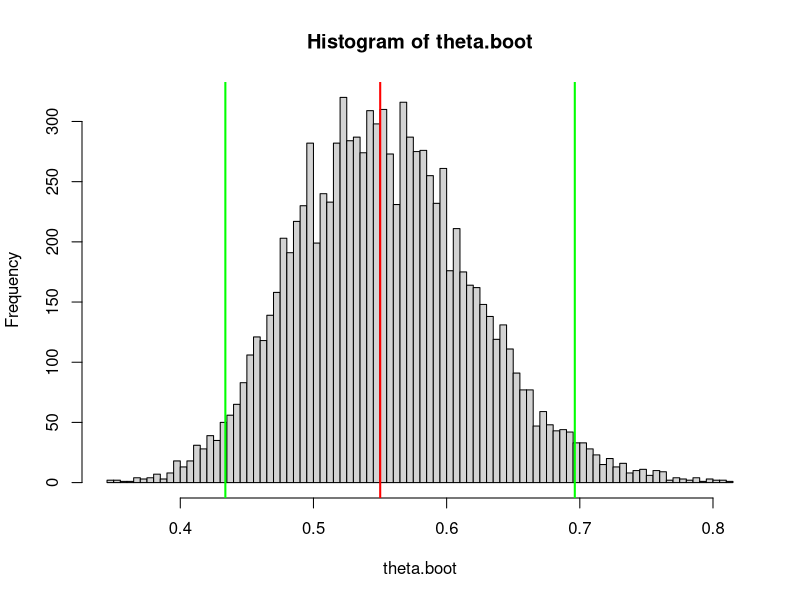

This chart was generated by the following R code:
## ---- chunk 1
knitr::opts_chunk$set(echo = TRUE)
## ---- chunk 2
labels = c("nattacks","nsubjects")
aspirin = c(104,11037)
placebo = c(189,11034)
data = data.frame(aspirin,placebo)
rownames(data) = labels
data
## ---- chunk 3
rate = function(v) v[1]/v[2]
theta.hat = rate(data$aspirin)/rate(data$placebo)
theta.hat
## ---- chunk 4
population.one = c( rep(1,data["nattacks","aspirin"]), rep(0,data["nsubjects","aspirin"]-data["nattacks","aspirin"]) )
population.two = c( rep(1,data["nattacks","placebo"]), rep(0,data["nsubjects","placebo"]-data["nattacks","placebo"]) )

draw.bootstrap.sample = function() {
  boot.pop.one = sample(population.one,replace = TRUE)
  boot.pop.two = sample(population.two,replace = TRUE)
  rate.one = sum(boot.pop.one)/length(boot.pop.one)
  rate.two = sum(boot.pop.two)/length(boot.pop.two)
  return(rate.one/rate.two)
}

nrep = 10000
theta.boot = replicate(10000,draw.bootstrap.sample())
hist(theta.boot,breaks=100)

# sampel estimate
abline(v=theta.hat,col = "red",lwd = 2)

# bootstrap confidence interval
confidence.lower = sort(theta.boot)[nrep*.025]
confidence.upper = sort(theta.boot)[nrep*.975]
abline(v=c(confidence.lower,confidence.upper),col = "green",lwd = 2)
